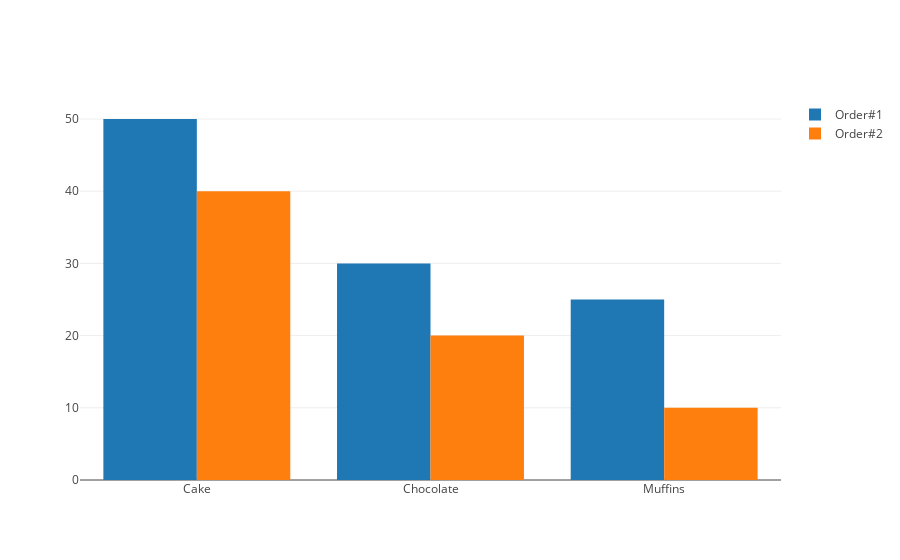

Source (notebook cell):
### Code cell
data = [trace1, trace2]

offline.iplot(data)

### Figure 1 — Plotly figure (JSON) as saved in the notebook; plotly's stock layout.template omitted (floating-point values rounded to 4 significant figures)
{"data": [{"name": "Order#1", "type": "bar", "x": ["Cake", "Chocolate", "Muffins"], "y": [50, 30, 25]}, {"name": "Order#2", "type": "bar", "x": ["Cake", "Chocolate", "Muffins"], "y": [40, 20, 10]}], "layout": {}}
